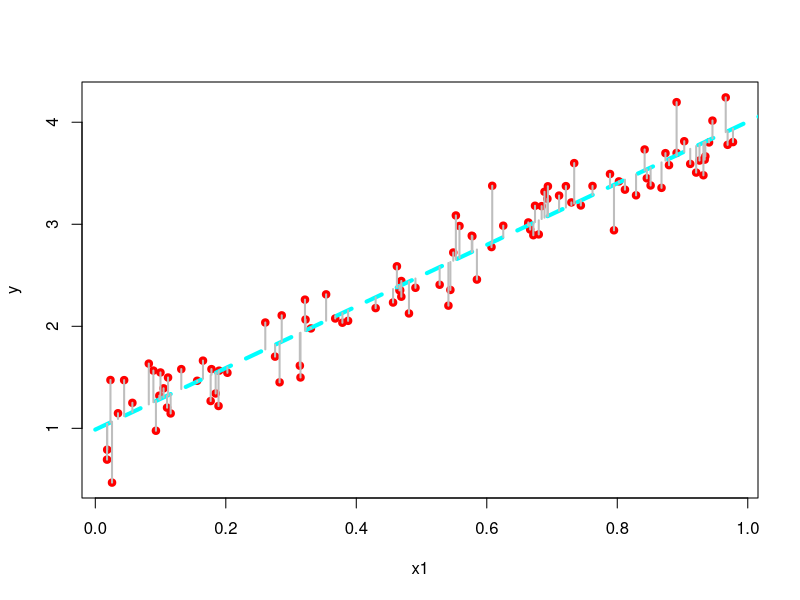

Recreate this plot in R.
# ADA – Astronomical Data Analysis 
# by Rafael S. de Souza
# Partial example from Bayesian Models for Astrophysical Data 
# by Hilbe, de Souza & Ishida, 2016, Cambridge Univ. Press

# Example of frequentist linear regression in R
# synthetic data
# 1 response (y) and 1 explanatory variable (x1)


set.seed(1056)                    # set seed to replicate example
nobs= 100                         # number of observations 
x1 <- runif(nobs)                 # random uniform variable
mu <- 1 + 3*x1                    # linear predictor
y <- rnorm(nobs, mu, sd=0.25)     # create y as adjusted random normal variate 

# Fit model
fit <- lm(y ~ x1)                 # Normal Fit of the synthetic data. 
summary(fit) 

xx <- seq(0,5,length=200)
ypred <- predict(fit,newdata=list(x1=xx),type="response") # Prediction from the model 

 
plot(x1,y,pch=19,col="red")                               # Plot regression line
lines(xx,ypred,col='cyan',lwd=4,lty=2)

segments(x1,fitted(fit),x1,y,lwd=2,col="gray")            # Add the residuals
